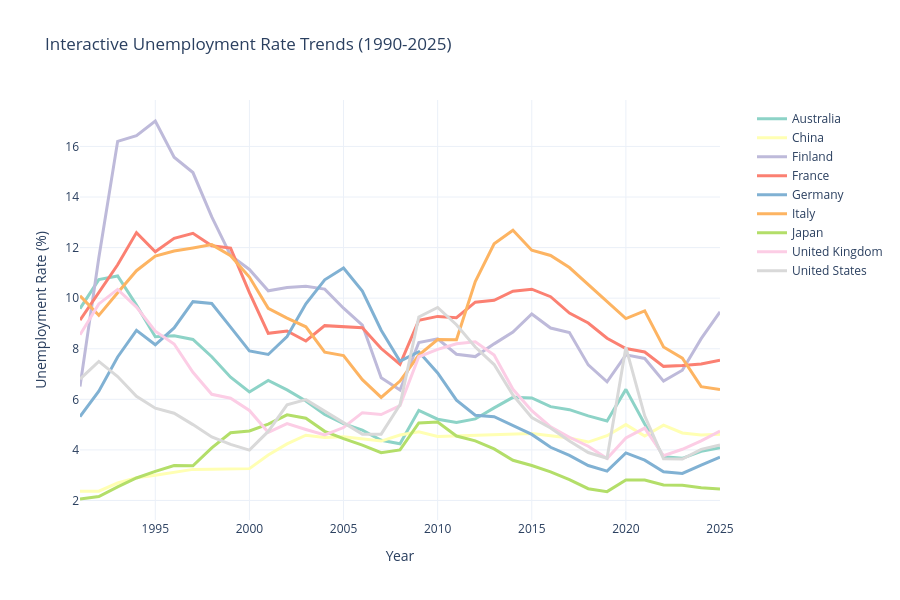

The cell this chart's notebook holds for it:
### Code cell
import pandas as pd
import numpy as np
import matplotlib.pyplot as plt
import seaborn as sns
from scipy import stats
from scipy.stats import f_oneway, linregress
import plotly.graph_objects as go
import plotly.express as px
from plotly.subplots import make_subplots
import warnings
warnings.filterwarnings('ignore')

# Set plotting style
plt.style.use('seaborn-v0_8-darkgrid')
sns.set_palette("husl")

# Display settings
pd.set_option('display.max_columns', None)
pd.set_option('display.width', None)
pd.set_option('display.max_colwidth', 50)
# Load the unemployment data
print("Loading unemployment data...")
df = pd.read_csv('unemployment.csv', encoding='utf-8')
print(f"✅ Data loaded: {df.shape[0]} rows, {df.shape[1]} columns")
# Display the first few rows
print("📋 First 5 rows of raw data:")
display(df.head())
# Transform wide format to long format
print("Transforming data from wide to long format...")

# Identify year columns
year_columns = [col for col in df.columns if '[YR' in str(col)]
id_columns = ['Series Name', 'Series Code', 'Country Name', 'Country Code']

# Convert to long format
df_long = pd.melt(
    df,
    id_vars=id_columns,
    value_vars=year_columns,
    var_name='Year_Column',
    value_name='Unemployment_Rate'
)

# Extract year from Year_Column
df_long['Year'] = df_long['Year_Column'].str.extract(r'(\d{4})').astype(int)

# Handle missing values
df_long['Unemployment_Rate'] = pd.to_numeric(df_long['Unemployment_Rate'], errors='coerce')

# Rename columns
df_long = df_long.rename(columns={
    'Series Name': 'Indicator_Name',
    'Series Code': 'Indicator_Code',
    'Country Name': 'Country_Name',
    'Country Code': 'Country_Code'
})

# Select required columns
df_long = df_long[['Indicator_Name', 'Indicator_Code', 'Country_Name', 'Country_Code', 'Year', 'Unemployment_Rate']]

print(f"✅ Data transformed: {df_long.shape[0]} rows, {df_long.shape[1]} columns")
print(f"Time period: {df_long['Year'].min()} to {df_long['Year'].max()}")
print(f"Countries: {df_long['Country_Name'].nunique()}")
# Display transformed data
print("📋 Sample of transformed data:")
display(df_long.head(10))
# Basic information about the data
print("📊 DATA OVERVIEW")
print("=" * 60)
print(f"Total Records: {len(df_long):,}")
print(f"Number of Countries: {df_long['Country_Code'].nunique()}")
print(f"Year Range: {df_long['Year'].min()} - {df_long['Year'].max()}")
print(f"Unique Indicators: {len(df_long['Indicator_Name'].unique())}")

# Data quality
total_records = len(df_long)
missing_records = df_long['Unemployment_Rate'].isnull().sum()
valid_records = total_records - missing_records
print(f"\n📈 DATA QUALITY:")
print(f"Valid Records: {valid_records:,} ({valid_records/total_records*100:.1f}%)")
print(f"Missing Records: {missing_records:,} ({missing_records/total_records*100:.1f}%)")
# Countries information
print("🌍 COUNTRIES COVERED:")
print("=" * 50)
countries = df_long[['Country_Name', 'Country_Code']].drop_duplicates().sort_values('Country_Name')
for _, row in countries.iterrows():
    print(f"  {row['Country_Code']}: {row['Country_Name']}")
    # Statistical summary
print("📊 STATISTICAL SUMMARY (Unemployment Rate %):")
print("=" * 60)
valid_rates = df_long['Unemployment_Rate'].dropna()
print(f"Mean: {valid_rates.mean():.2f}%")
print(f"Median: {valid_rates.median():.2f}%")
print(f"Standard Deviation: {valid_rates.std():.2f}%")
print(f"Minimum: {valid_rates.min():.2f}%")
print(f"Maximum: {valid_rates.max():.2f}%")
print(f"25th Percentile: {valid_rates.quantile(0.25):.2f}%")
print(f"75th Percentile: {valid_rates.quantile(0.75):.2f}%")
# Country-wise statistics
print("📊 COUNTRY-WISE STATISTICS:")
print("=" * 100)
print(f"{'Country':25} {'Years':>12} {'Avg Rate':>12} {'Min':>10} {'Max':>10} {'Std Dev':>10}")
print("-" * 100)

for country_code in df_long['Country_Code'].unique():
    country_data = df_long[df_long['Country_Code'] == country_code]
    valid_data = country_data.dropna(subset=['Unemployment_Rate'])
    country_name = country_data['Country_Name'].iloc[0]
    print(f"{country_name:25} {len(valid_data):>12} {valid_data['Unemployment_Rate'].mean():>11.2f}% "
          f"{valid_data['Unemployment_Rate'].min():>9.2f}% {valid_data['Unemployment_Rate'].max():>9.2f}% "
          f"{valid_data['Unemployment_Rate'].std():>9.2f}%")
# Create pivot table for easier analysis
unemp_pivot = df_long.pivot_table(
    index='Year',
    columns='Country_Name',
    values='Unemployment_Rate',
    aggfunc='mean'
)

print("📊 Unemployment Rate Data Overview (%):")
display(unemp_pivot.round(2).tail(10))
# Plot unemployment trends for all countries
plt.figure(figsize=(14, 8))

# Use a color palette
colors = plt.cm.tab10(np.linspace(0, 1, len(unemp_pivot.columns)))

for i, country in enumerate(unemp_pivot.columns):
    plt.plot(unemp_pivot.index, unemp_pivot[country], 
            label=country, linewidth=2.5, color=colors[i])

plt.title('Unemployment Rate Trends by Country (1990-2025)', fontsize=16, fontweight='bold')
plt.xlabel('Year', fontsize=12)
plt.ylabel('Unemployment Rate (%)', fontsize=12)
plt.legend(title='Country', bbox_to_anchor=(1.05, 1), loc='upper left')
plt.grid(True, alpha=0.3)
plt.tight_layout()
plt.show()
plt.close()
# Interactive plot using Plotly
fig = go.Figure()

# Create a color palette for Plotly
plotly_colors = px.colors.qualitative.Set3

for i, country in enumerate(unemp_pivot.columns):
    color_idx = i % len(plotly_colors)
    fig.add_trace(go.Scatter(
        x=unemp_pivot.index,
        y=unemp_pivot[country],
        mode='lines',
        name=country,
        line=dict(width=3, color=plotly_colors[color_idx]),
        hovertemplate=f"<b>{country}</b><br>" +
                       "Year: %{x}<br>" +
                       "Unemployment Rate: %{y:.2f}%<br>" +
                       "<extra></extra>"
    ))

fig.update_layout(
    title='Interactive Unemployment Rate Trends (1990-2025)',
    xaxis_title='Year',
    yaxis_title='Unemployment Rate (%)',
    hovermode='x unified',
    height=600,
    template='plotly_white',
    legend=dict(
        yanchor="top",
        y=0.99,
        xanchor="left",
        x=1.05
    )
)

fig.show()
# Get data for specific years of interest
years_of_interest = [1990, 2000, 2010, 2020, 2025]

for year in years_of_interest:
    year_data = df_long[df_long['Year'] == year].dropna(subset=['Unemployment_Rate'])
    if not year_data.empty:
        year_data = year_data.sort_values('Unemployment_Rate', ascending=False)
        
        print(f"\n📊 Unemployment Rate Comparison - {year}:")
        print("=" * 70)
        print(f"{'Country':25} {'Rate (%)':>15}")
        print("-" * 70)
        for _, row in year_data.iterrows():
            print(f"{row['Country_Name']:25} {row['Unemployment_Rate']:14.2f}%")
            # Bar chart for unemployment rate comparison
fig, axes = plt.subplots(1, 3, figsize=(18, 5))

for idx, year in enumerate([1990, 2010, 2025]):
    year_data = df_long[df_long['Year'] == year].dropna(subset=['Unemployment_Rate'])
    year_data = year_data.sort_values('Unemployment_Rate', ascending=True)
    
    # Color coding
    colors = []
    for rate in year_data['Unemployment_Rate']:
        if rate < 5:
            colors.append('#2ecc71')  # Green
        elif rate < 8:
            colors.append('#f39c12')  # Orange
        elif rate < 12:
            colors.append('#e67e22')  # Dark Orange
        else:
            colors.append('#e74c3c')  # Red
    
    bars = axes[idx].barh(year_data['Country_Name'], year_data['Unemployment_Rate'], 
                        color=colors, alpha=0.8)
    
    axes[idx].set_title(f'Unemployment Rates - {year}', fontsize=14, fontweight='bold')
    axes[idx].set_xlabel('Unemployment Rate (%)', fontsize=11)
    
    # Add value labels
    for bar in bars:
        width = bar.get_width()
        axes[idx].text(width + 0.1, bar.get_y() + bar.get_height()/2,
                    f'{width:.1f}%', ha='left', va='center', fontsize=9)

plt.suptitle('Unemployment Rate Comparison Across Years', fontsize=16, fontweight='bold')
plt.tight_layout()
plt.show()
plt.close()

### Figure 1 — Plotly figure (JSON) as saved in the notebook; plotly's stock layout.template omitted (floating-point values rounded to 4 significant figures)
{"data": [{"hovertemplate": "<b>Australia</b><br>Year: %{x}<br>Unemployment Rate: %{y:.2f}%<br><extra></extra>", "line": {"color": "rgb(141,211,199)", "width": 3}, "mode": "lines", "name": "Australia", "type": "scatter", "x": [1991, 1992, 1993, 1994, 1995, 1996, 1997, 1998, 1999, 2000, 2001, 2002, 2003, 2004, 2005, 2006, 2007, 2008, 2009, 2010, 2011, 2012, 2013, 2014, 2015, 2016, 2017, 2018, 2019, 2020, 2021, 2022, 2023, 2024, 2025], "y": [9.586, 10.73, 10.88, 9.724, 8.473, 8.509, 8.367, 7.684, 6.876, 6.288, 6.747, 6.375, 5.933, 5.399, 5.036, 4.785, 4.381, 4.242, 5.565, 5.214, 5.083, 5.225, 5.663, 6.078, 6.055, 5.711, 5.592, 5.345, 5.143, 6.394, 5.022, 3.728, 3.668, 3.942, 4.09]}, {"hovertemplate": "<b>China</b><br>Year: %{x}<br>Unemployment Rate: %{y:.2f}%<br><extra></extra>", "line": {"color": "rgb(255,255,179)", "width": 3}, "mode": "lines", "name": "China", "type": "scatter", "x": [1991, 1992, 1993, 1994, 1995, 1996, 1997, 1998, 1999, 2000, 2001, 2002, 2003, 2004, 2005, 2006, 2007, 2008, 2009, 2010, 2011, 2012, 2013, 2014, 2015, 2016, 2017, 2018, 2019, 2020, 2021, 2022, 2023, 2024, 2025], "y": [2.37, 2.37, 2.69, 2.9, 3.0, 3.12, 3.23, 3.24, 3.25, 3.26, 3.8, 4.24, 4.58, 4.49, 4.52, 4.43, 4.35, 4.59, 4.72, 4.53, 4.55, 4.58, 4.6, 4.63, 4.65, 4.56, 4.47, 4.31, 4.56, 5.0, 4.55, 4.98, 4.67, 4.59, 4.615]}, {"hovertemplate": "<b>Finland</b><br>Year: %{x}<br>Unemployment Rate: %{y:.2f}%<br><extra></extra>", "line": {"color": "rgb(190,186,218)", "width": 3}, "mode": "lines", "name": "Finland", "type": "scatter", "x": [1991, 1992, 1993, 1994, 1995, 1996, 1997, 1998, 1999, 2000, 2001, 2002, 2003, 2004, 2005, 2006, 2007, 2008, 2009, 2010, 2011, 2012, 2013, 2014, 2015, 2016, 2017, 2018, 2019, 2020, 2021, 2022, 2023, 2024, 2025], "y": [6.503, 11.6, 16.2, 16.43, 17.0, 15.57, 14.97, 13.21, 11.69, 11.13, 10.29, 10.42, 10.47, 10.36, 9.602, 8.935, 6.854, 6.369, 8.249, 8.394, 7.781, 7.689, 8.193, 8.663, 9.376, 8.818, 8.64, 7.361, 6.695, 7.759, 7.617, 6.719, 7.149, 8.4, 9.461]}, {"hovertemplate": "<b>France</b><br>Year: %{x}<br>Unemployment Rate: %{y:.2f}%<br><extra></extra>", "line": {"color": "rgb(251,128,114)", "width": 3}, "mode": "lines", "name": "France", "type": "scatter", "x": [1991, 1992, 1993, 1994, 1995, 1996, 1997, 1998, 1999, 2000, 2001, 2002, 2003, 2004, 2005, 2006, 2007, 2008, 2009, 2010, 2011, 2012, 2013, 2014, 2015, 2016, 2017, 2018, 2019, 2020, 2021, 2022, 2023, 2024, 2025], "y": [9.134, 10.2, 11.32, 12.59, 11.83, 12.37, 12.57, 12.07, 11.98, 10.22, 8.61, 8.702, 8.306, 8.914, 8.882, 8.832, 8.008, 7.386, 9.122, 9.279, 9.228, 9.841, 9.913, 10.27, 10.35, 10.06, 9.409, 9.018, 8.415, 8.009, 7.871, 7.303, 7.335, 7.4, 7.542]}, {"hovertemplate": "<b>Germany</b><br>Year: %{x}<br>Unemployment Rate: %{y:.2f}%<br><extra></extra>", "line": {"color": "rgb(128,177,211)", "width": 3}, "mode": "lines", "name": "Germany", "type": "scatter", "x": [1991, 1992, 1993, 1994, 1995, 1996, 1997, 1998, 1999, 2000, 2001, 2002, 2003, 2004, 2005, 2006, 2007, 2008, 2009, 2010, 2011, 2012, 2013, 2014, 2015, 2016, 2017, 2018, 2019, 2020, 2021, 2022, 2023, 2024, 2025], "y": [5.316, 6.323, 7.675, 8.727, 8.158, 8.822, 9.861, 9.787, 8.854, 7.917, 7.773, 8.482, 9.779, 10.73, 11.19, 10.28, 8.732, 7.508, 7.88, 7.043, 5.967, 5.372, 5.316, 4.979, 4.612, 4.104, 3.781, 3.384, 3.163, 3.881, 3.594, 3.137, 3.071, 3.4, 3.711]}, {"hovertemplate": "<b>Italy</b><br>Year: %{x}<br>Unemployment Rate: %{y:.2f}%<br><extra></extra>", "line": {"color": "rgb(253,180,98)", "width": 3}, "mode": "lines", "name": "Italy", "type": "scatter", "x": [1991, 1992, 1993, 1994, 1995, 1996, 1997, 1998, 1999, 2000, 2001, 2002, 2003, 2004, 2005, 2006, 2007, 2008, 2009, 2010, 2011, 2012, 2013, 2014, 2015, 2016, 2017, 2018, 2019, 2020, 2021, 2022, 2023, 2024, 2025], "y": [10.1, 9.321, 10.21, 11.09, 11.66, 11.86, 11.98, 12.12, 11.68, 10.83, 9.599, 9.211, 8.869, 7.866, 7.73, 6.777, 6.076, 6.723, 7.749, 8.363, 8.359, 10.65, 12.15, 12.68, 11.9, 11.69, 11.21, 10.54, 9.884, 9.192, 9.497, 8.069, 7.627, 6.5, 6.391]}, {"hovertemplate": "<b>Japan</b><br>Year: %{x}<br>Unemployment Rate: %{y:.2f}%<br><extra></extra>", "line": {"color": "rgb(179,222,105)", "width": 3}, "mode": "lines", "name": "Japan", "type": "scatter", "x": [1991, 1992, 1993, 1994, 1995, 1996, 1997, 1998, 1999, 2000, 2001, 2002, 2003, 2004, 2005, 2006, 2007, 2008, 2009, 2010, 2011, 2012, 2013, 2014, 2015, 2016, 2017, 2018, 2019, 2020, 2021, 2022, 2023, 2024, 2025], "y": [2.059, 2.158, 2.539, 2.89, 3.15, 3.383, 3.374, 4.078, 4.677, 4.748, 5.02, 5.386, 5.251, 4.734, 4.446, 4.192, 3.888, 4.002, 5.068, 5.102, 4.55, 4.358, 4.038, 3.589, 3.385, 3.132, 2.822, 2.467, 2.351, 2.809, 2.808, 2.614, 2.6, 2.5, 2.451]}, {"hovertemplate": "<b>United Kingdom</b><br>Year: %{x}<br>Unemployment Rate: %{y:.2f}%<br><extra></extra>", "line": {"color": "rgb(252,205,229)", "width": 3}, "mode": "lines", "name": "United Kingdom", "type": "scatter", "x": [1991, 1992, 1993, 1994, 1995, 1996, 1997, 1998, 1999, 2000, 2001, 2002, 2003, 2004, 2005, 2006, 2007, 2008, 2009, 2010, 2011, 2012, 2013, 2014, 2015, 2016, 2017, 2018, 2019, 2020, 2021, 2022, 2023, 2024, 2025], "y": [8.55, 9.772, 10.35, 9.648, 8.694, 8.189, 7.072, 6.198, 6.042, 5.558, 4.696, 5.037, 4.807, 4.594, 4.884, 5.472, 5.399, 5.748, 7.683, 7.973, 8.195, 8.279, 7.752, 6.398, 5.552, 4.909, 4.501, 4.145, 3.657, 4.472, 4.864, 3.768, 4.025, 4.361, 4.746]}, {"hovertemplate": "<b>United States</b><br>Year: %{x}<br>Unemployment Rate: %{y:.2f}%<br><extra></extra>", "line": {"color": "rgb(217,217,217)", "width": 3}, "mode": "lines", "name": "United States", "type": "scatter", "x": [1991, 1992, 1993, 1994, 1995, 1996, 1997, 1998, 1999, 2000, 2001, 2002, 2003, 2004, 2005, 2006, 2007, 2008, 2009, 2010, 2011, 2012, 2013, 2014, 2015, 2016, 2017, 2018, 2019, 2020, 2021, 2022, 2023, 2024, 2025], "y": [6.8, 7.5, 6.9, 6.119, 5.65, 5.451, 5.0, 4.511, 4.219, 3.992, 4.731, 5.783, 5.989, 5.529, 5.084, 4.623, 4.622, 5.784, 9.254, 9.633, 8.949, 8.069, 7.375, 6.168, 5.28, 4.869, 4.355, 3.896, 3.669, 8.055, 5.349, 3.65, 3.638, 4.022, 4.198]}], "layout": {"height": 600, "hovermode": "x unified", "legend": {"x": 1.05, "xanchor": "left", "y": 0.99, "yanchor": "top"}, "title": {"text": "Interactive Unemployment Rate Trends (1990-2025)"}, "xaxis": {"title": {"text": "Year"}}, "yaxis": {"title": {"text": "Unemployment Rate (%)"}}}}
